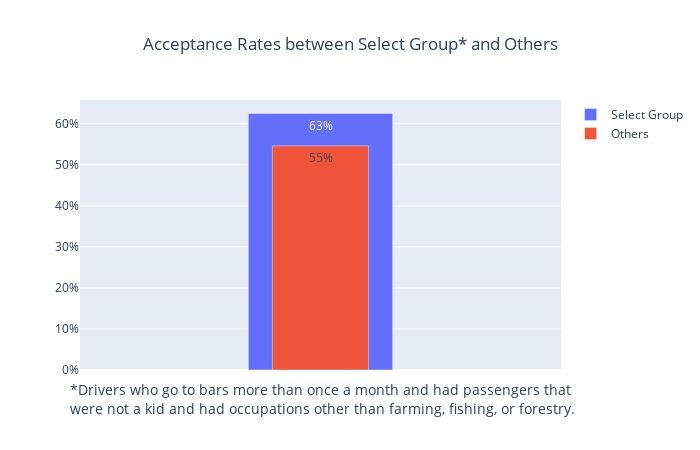

The cell this chart's notebook holds for it:
### Code cell
fig = go.Figure()
fig.add_trace(go.Bar(name='Select Group', y=np.array(fltQ5),width=.3))
fig.add_trace(go.Bar(name='Others', y=np.array(fltQ5Others),width=.2))
fig.update_traces(text='63%', selector=({'name':'Select Group'}))
fig.update_traces(text='55%', selector=({'name':'Others'}))
fig.update_layout(xaxis = go.XAxis(showticklabels=False),title='Acceptance Rates between Select Group* and Others',title_x = .5)
fig.update_layout(barmode='overlay',autosize=False, width=700)
fig.data[0].name ='Select Group'
fig.data[1].name ='Others'
fig.layout.yaxis.tickformat = ',.0%'
fig.layout.xaxis.title = '*Drivers who go to bars more than once a month and had passengers that<br> were not a kid and had occupations other than farming, fishing, or forestry.'
fig.show()

### Figure 1 — Plotly figure (JSON) as saved in the notebook; plotly's stock layout.template omitted (floating-point values rounded to 4 significant figures)
{"data": [{"name": "Select Group", "text": "63%", "type": "bar", "width": 0.3, "y": [0.625]}, {"name": "Others", "text": "55%", "type": "bar", "width": 0.2, "y": [0.5461]}], "layout": {"autosize": false, "barmode": "overlay", "height": 450, "title": {"text": "Acceptance Rates between Select Group* and Others", "x": 0.5}, "width": 700, "xaxis": {"autorange": true, "range": [-0.5, 0.5], "showticklabels": false, "title": {"text": "*Drivers who go to bars more than once a month and had passengers that<br> were not a kid and had occupations other than farming, fishing, or forestry."}}, "yaxis": {"autorange": true, "range": [0, 0.6579], "tickformat": ",.0%", "type": "linear"}}}
